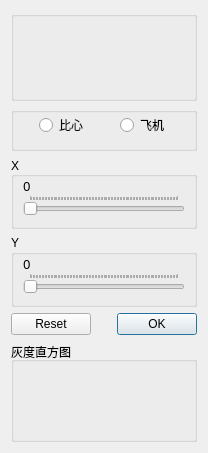
        <widget class="QWidget" name="tab_7">
         <attribute name="title">
          <string>贴纸</string>
         </attribute>
         <layout class="QVBoxLayout" name="verticalLayout_42">
          <item>
           <widget class="QGroupBox" name="groupBox_28">
            <property name="sizePolicy">
             <sizepolicy hsizetype="Preferred" vsizetype="Preferred">
              <horstretch>0</horstretch>
              <verstretch>0</verstretch>
             </sizepolicy>
            </property>
            <property name="minimumSize">
             <size>
              <width>182</width>
              <height>90</height>
             </size>
            </property>
            <property name="maximumSize">
             <size>
              <width>16777215</width>
              <height>16777215</height>
             </size>
            </property>
            <property name="styleSheet">
             <string notr="true">background-image: url(:/icon/5.png);background-repeat: no-repeat;</string>
            </property>
            <property name="title">
             <string/>
            </property>
            <layout class="QVBoxLayout" name="verticalLayout_41"/>
           </widget>
          </item>
          <item>
           <widget class="QGroupBox" name="groupBox_29">
            <property name="sizePolicy">
             <sizepolicy hsizetype="Preferred" vsizetype="Preferred">
              <horstretch>0</horstretch>
              <verstretch>0</verstretch>
             </sizepolicy>
            </property>
            <property name="minimumSize">
             <size>
              <width>181</width>
              <height>31</height>
             </size>
            </property>
            <property name="maximumSize">
             <size>
              <width>16777215</width>
              <height>16777215</height>
             </size>
            </property>
            <property name="styleSheet">
             <string notr="true"/>
            </property>
            <property name="title">
             <string/>
            </property>
            <property name="alignment">
             <set>Qt::AlignLeading|Qt::AlignLeft|Qt::AlignVCenter</set>
            </property>
            <layout class="QHBoxLayout" name="horizontalLayout_3">
             <property name="spacing">
              <number>0</number>
             </property>
             <property name="topMargin">
              <number>0</number>
             </property>
             <property name="bottomMargin">
              <number>11</number>
             </property>
             <item alignment="Qt::AlignHCenter">
              <widget class="QRadioButton" name="radioButton">
               <property name="text">
                <string>比心</string>
               </property>
              </widget>
             </item>
             <item alignment="Qt::AlignHCenter">
              <widget class="QRadioButton" name="radioButton_2">
               <property name="text">
                <string>飞机</string>
               </property>
              </widget>
             </item>
            </layout>
           </widget>
          </item>
          <item>
           <widget class="QGroupBox" name="groupBox_25">
            <property name="sizePolicy">
             <sizepolicy hsizetype="Preferred" vsizetype="Preferred">
              <horstretch>0</horstretch>
              <verstretch>0</verstretch>
             </sizepolicy>
            </property>
            <property name="minimumSize">
             <size>
              <width>182</width>
              <height>51</height>
             </size>
            </property>
            <property name="maximumSize">
             <size>
              <width>16777215</width>
              <height>16777215</height>
             </size>
            </property>
            <property name="styleSheet">
             <string notr="true"/>
            </property>
            <property name="title">
             <string>X</string>
            </property>
            <property name="alignment">
             <set>Qt::AlignLeading|Qt::AlignLeft|Qt::AlignVCenter</set>
            </property>
            <layout class="QVBoxLayout" name="verticalLayout_30">
             <property name="spacing">
              <number>0</number>
             </property>
             <property name="topMargin">
              <number>0</number>
             </property>
             <property name="bottomMargin">
              <number>11</number>
             </property>
             <item>
              <widget class="QLabel" name="label_24">
               <property name="sizePolicy">
                <sizepolicy hsizetype="Expanding" vsizetype="Maximum">
                 <horstretch>0</horstretch>
                 <verstretch>0</verstretch>
                </sizepolicy>
               </property>
               <property name="minimumSize">
                <size>
                 <width>10</width>
                 <height>10</height>
                </size>
               </property>
               <property name="font">
                <font>
                 <family>微软雅黑</family>
                 <pointsize>10</pointsize>
                </font>
               </property>
               <property name="lineWidth">
                <number>10</number>
               </property>
               <property name="text">
                <string>0</string>
               </property>
              </widget>
             </item>
             <item>
              <widget class="QSlider" name="horizontalSlider_19">
               <property name="sizePolicy">
                <sizepolicy hsizetype="Expanding" vsizetype="Fixed">
                 <horstretch>50</horstretch>
                 <verstretch>0</verstretch>
                </sizepolicy>
               </property>
               <property name="font">
                <font>
                 <weight>50</weight>
                 <bold>false</bold>
                </font>
               </property>
               <property name="cursor">
                <cursorShape>PointingHandCursor</cursorShape>
               </property>
               <property name="mouseTracking">
                <bool>false</bool>
               </property>
               <property name="focusPolicy">
                <enum>Qt::StrongFocus</enum>
               </property>
               <property name="minimum">
                <number>0</number>
               </property>
               <property name="maximum">
                <number>1000</number>
               </property>
               <property name="singleStep">
                <number>100</number>
               </property>
               <property name="pageStep">
                <number>100</number>
               </property>
               <property name="orientation">
                <enum>Qt::Horizontal</enum>
               </property>
               <property name="tickPosition">
                <enum>QSlider::TicksAbove</enum>
               </property>
               <property name="tickInterval">
                <number>10</number>
               </property>
              </widget>
             </item>
            </layout>
           </widget>
          </item>
          <item>
           <widget class="QGroupBox" name="groupBox_26">
            <property name="sizePolicy">
             <sizepolicy hsizetype="Preferred" vsizetype="Preferred">
              <horstretch>0</horstretch>
              <verstretch>0</verstretch>
             </sizepolicy>
            </property>
            <property name="minimumSize">
             <size>
              <width>182</width>
              <height>51</height>
             </size>
            </property>
            <property name="maximumSize">
             <size>
              <width>16777215</width>
              <height>16777215</height>
             </size>
            </property>
            <property name="styleSheet">
             <string notr="true"/>
            </property>
            <property name="title">
             <string>Y</string>
            </property>
            <layout class="QVBoxLayout" name="verticalLayout_31">
             <property name="spacing">
              <number>0</number>
             </property>
             <property name="topMargin">
              <number>0</number>
             </property>
             <property name="bottomMargin">
              <number>11</number>
             </property>
             <item>
              <widget class="QLabel" name="label_25">
               <property name="sizePolicy">
                <sizepolicy hsizetype="Expanding" vsizetype="Maximum">
                 <horstretch>0</horstretch>
                 <verstretch>0</verstretch>
                </sizepolicy>
               </property>
               <property name="minimumSize">
                <size>
                 <width>10</width>
                 <height>10</height>
                </size>
               </property>
               <property name="font">
                <font>
                 <family>微软雅黑</family>
                 <pointsize>10</pointsize>
                </font>
               </property>
               <property name="lineWidth">
                <number>10</number>
               </property>
               <property name="text">
                <string>0</string>
               </property>
              </widget>
             </item>
             <item>
              <widget class="QSlider" name="horizontalSlider_20">
               <property name="sizePolicy">
                <sizepolicy hsizetype="Expanding" vsizetype="Fixed">
                 <horstretch>50</horstretch>
                 <verstretch>0</verstretch>
                </sizepolicy>
               </property>
               <property name="font">
                <font>
                 <weight>50</weight>
                 <bold>false</bold>
                </font>
               </property>
               <property name="cursor">
                <cursorShape>PointingHandCursor</cursorShape>
               </property>
               <property name="mouseTracking">
                <bool>false</bool>
               </property>
               <property name="focusPolicy">
                <enum>Qt::StrongFocus</enum>
               </property>
               <property name="minimum">
                <number>0</number>
               </property>
               <property name="maximum">
                <number>1000</number>
               </property>
               <property name="singleStep">
                <number>100</number>
               </property>
               <property name="pageStep">
                <number>100</number>
               </property>
               <property name="orientation">
                <enum>Qt::Horizontal</enum>
               </property>
               <property name="tickPosition">
                <enum>QSlider::TicksAbove</enum>
               </property>
               <property name="tickInterval">
                <number>10</number>
               </property>
              </widget>
             </item>
            </layout>
           </widget>
          </item>
          <item>
           <widget class="QDialogButtonBox" name="buttonBox_2">
            <property name="minimumSize">
             <size>
              <width>156</width>
              <height>23</height>
             </size>
            </property>
            <property name="maximumSize">
             <size>
              <width>16777215</width>
              <height>16777215</height>
             </size>
            </property>
            <property name="standardButtons">
             <set>QDialogButtonBox::Ok|QDialogButtonBox::Reset</set>
            </property>
           </widget>
          </item>
          <item>
           <widget class="QGroupBox" name="groupBox_30">
            <property name="sizePolicy">
             <sizepolicy hsizetype="Preferred" vsizetype="Preferred">
              <horstretch>0</horstretch>
              <verstretch>0</verstretch>
             </sizepolicy>
            </property>
            <property name="minimumSize">
             <size>
              <width>182</width>
              <height>91</height>
             </size>
            </property>
            <property name="maximumSize">
             <size>
              <width>16777215</width>
              <height>16777215</height>
             </size>
            </property>
            <property name="title">
             <string>灰度直方图</string>
            </property>
            <layout class="QVBoxLayout" name="verticalLayout_33" stretch="0">
             <property name="spacing">
              <number>0</number>
             </property>
             <property name="leftMargin">
              <number>0</number>
             </property>
             <property name="topMargin">
              <number>0</number>
             </property>
             <property name="rightMargin">
              <number>0</number>
             </property>
             <property name="bottomMargin">
              <number>0</number>
             </property>
             <item>
              <widget class="QLabel" name="label_27">
               <property name="sizePolicy">
                <sizepolicy hsizetype="Expanding" vsizetype="Expanding">
                 <horstretch>0</horstretch>
                 <verstretch>0</verstretch>
                </sizepolicy>
               </property>
               <property name="minimumSize">
                <size>
                 <width>180</width>
                 <height>77</height>
                </size>
               </property>
               <property name="maximumSize">
                <size>
                 <width>16777215</width>
                 <height>16777215</height>
                </size>
               </property>
               <property name="text">
                <string/>
               </property>
              </widget>
             </item>
            </layout>
           </widget>
          </item>
         </layout>
        </widget>
